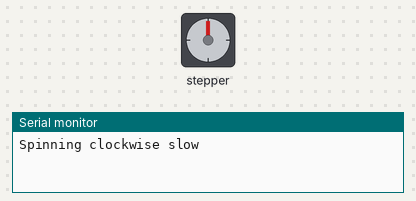
Recording of a program running on a simulated ESP32. Parts: stepper motor, the last lines printed to the serial monitor. Wiring (from diagram.json): stepper motor driver (200 steps per turn assumed): step GPIO 12; direction GPIO 14.

Above: at 0.05 s.
At 1.9 s:
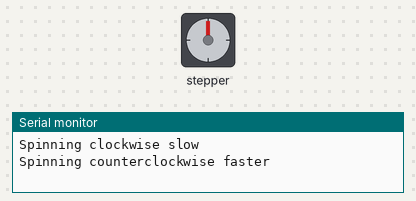
At 3.6 s:
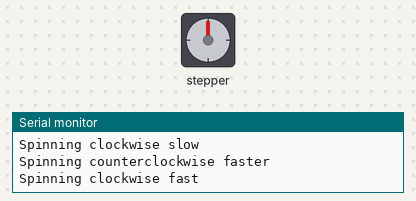
At 7.2 s:
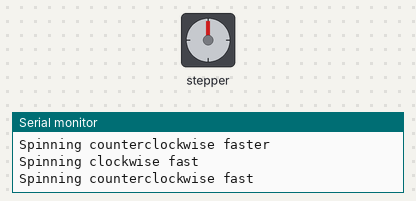
Timing chart, 0 to 9.4 s (numbered marks = the images above):
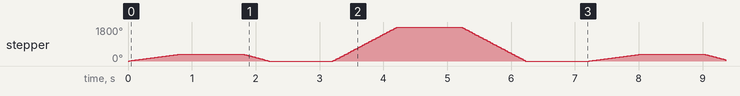

Measured:
- by itself, stepper: turns 360° clockwise in 0.78 s, then 360° counter-clockwise in 0.40 s, then 1800° clockwise in 1.0 s, then 1800° counter-clockwise in 1.0 s, repeating every 7.2 s

The program:

main.cpp
```cpp
#include <Arduino.h>

// Define stepper motor connections and steps per revolution:
#define DIR_PIN 14   // GPIO 18
#define STEP_PIN 12  // GPIO 19
#define STEPS_PER_REVOLUTION 200

void setup() {
  Serial.begin(115200);
  pinMode(STEP_PIN, OUTPUT);
  pinMode(DIR_PIN, OUTPUT);
}

void loop() {
  Serial.println("Spinning clockwise slow");
  digitalWrite(DIR_PIN, HIGH);

  for (int i = 0; i < STEPS_PER_REVOLUTION; i++) {
    digitalWrite(STEP_PIN, HIGH);
    delayMicroseconds(2000);
    digitalWrite(STEP_PIN, LOW);
    delayMicroseconds(2000);
  }

  delay(1000);

  Serial.println("Spinning counterclockwise faster");
  digitalWrite(DIR_PIN, LOW);

  for (int i = 0; i < STEPS_PER_REVOLUTION; i++) {
    digitalWrite(STEP_PIN, HIGH);
    delayMicroseconds(1000);
    digitalWrite(STEP_PIN, LOW);
    delayMicroseconds(1000);
  }

  delay(1000);

  Serial.println("Spinning clockwise fast");
  digitalWrite(DIR_PIN, HIGH);

  for (int i = 0; i < 5 * STEPS_PER_REVOLUTION; i++) {
    digitalWrite(STEP_PIN, HIGH);
    delayMicroseconds(500);
    digitalWrite(STEP_PIN, LOW);
    delayMicroseconds(500);
  }

  delay(1000);

  Serial.println("Spinning counterclockwise fast");
  digitalWrite(DIR_PIN, LOW);

  for (int i = 0; i < 5 * STEPS_PER_REVOLUTION; i++) {
    digitalWrite(STEP_PIN, HIGH);
    delayMicroseconds(500);
    digitalWrite(STEP_PIN, LOW);
    delayMicroseconds(500);
  }

  delay(1000);
}
```
